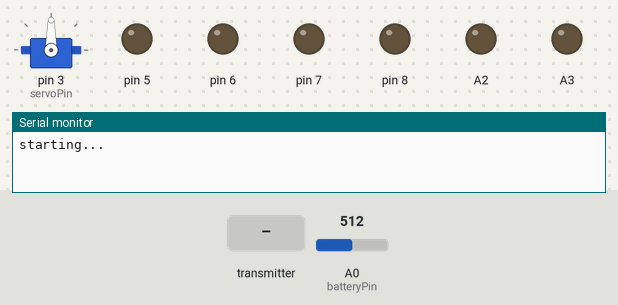
Bench run of a sketch on a simulated Arduino Uno, built for the host (arithmetic inside an expression is 32-bit, double 64-bit). On the bench: servo, output pins drawn as LEDs (lit = HIGH), the last lines printed to the serial monitor. The test bench sets the inputs (shaded band); at power-on: A0 (batteryPin) = 512. No radio packets arrive unless stated.

Above: at 1.2 s.
1.3 s: the transmitter starts sending chanel1 = 0
At 1.9 s:
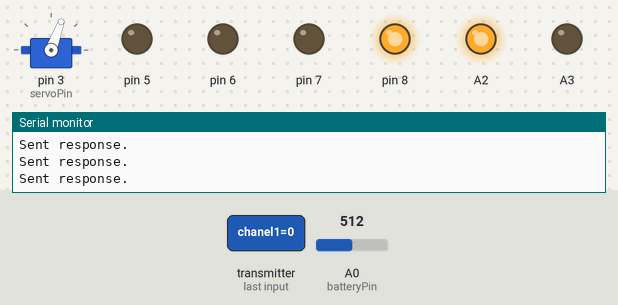
2.8 s: the transmitter starts sending chanel2 = 64
At 3.3 s:
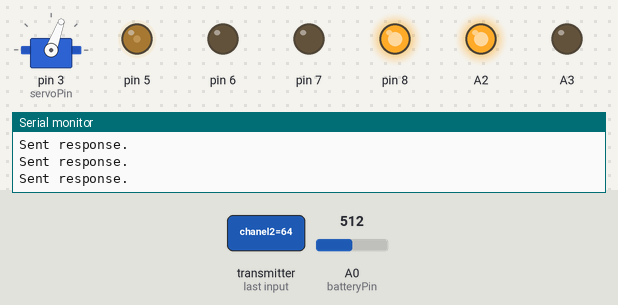
4.3 s: the transmitter starts sending button1 = 1
At 5.5 s:
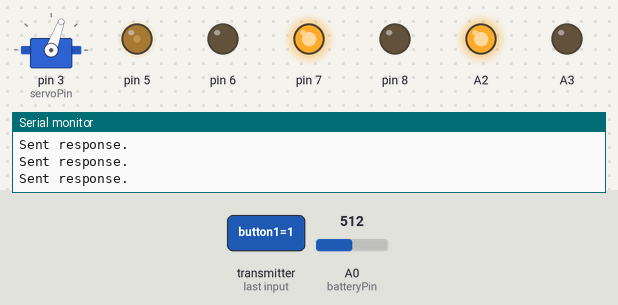
5.8 s: the transmitter starts sending button2 = 1
At 6.7 s:
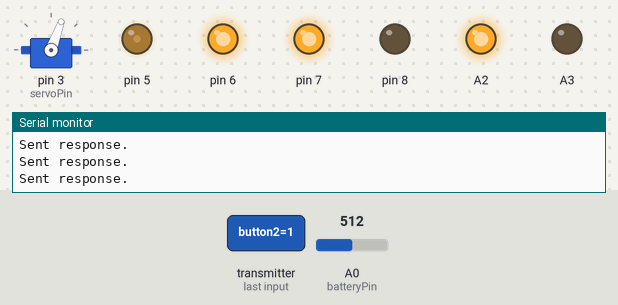
7.3 s: the transmitter starts sending chanel1 = 64
At 7.9 s:
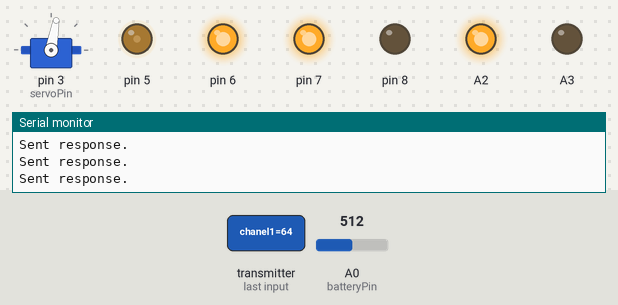
8.8 s: the transmitter starts sending chanel2 = 0
At 10.2 s:
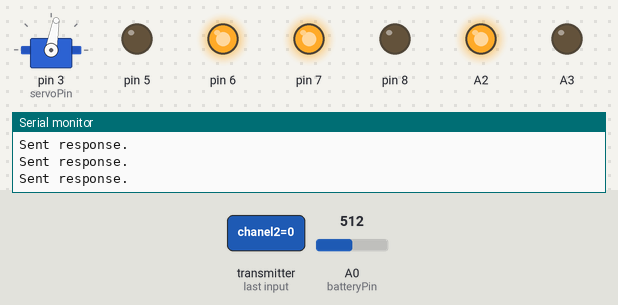
Timing chart, 0 to 11.3 s (numbered marks = the images above; inputs shaded):
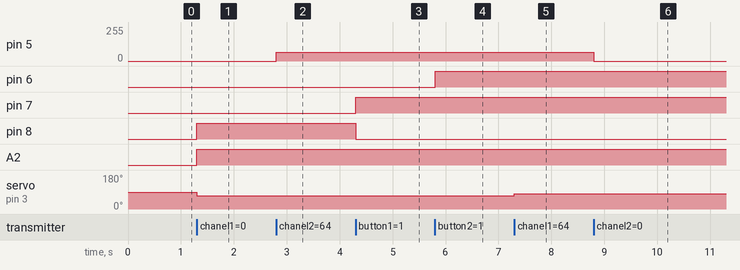

The sketch:

nrfReciver.ino
```cpp
#include <Servo.h>

#include <nRF24L01.h>
//#include <printf.h>
#include <RF24.h>
#include <RF24_config.h>

#include <SPI.h>

#include "nRF24L01.h"
#include "RF24.h"
#include "debug.h"
#include "payload.h"
#include "l293d.h"
//coment to disable debuging
#define DEBUG
// Set up nRF24L01 radio on SPI bus plus pins 9 & 10
RF24 radio(9,10);

payload p;
int battery, val;

// Radio pipe addresses for the 2 nodes to communicate.
const uint64_t pipes[2] = { 0xF0F0F0F0E1LL, 0xF0F0F0F0D2LL };

typedef enum {send,sent,recived,no_response} state_e;

state_e state=send;
unsigned long time;
String str;
#define servoPin 3
Servo myservo;  // create servo object to control a servo

L293d motor(5,7,8);
L293d pompa(6,A2,A3);

#define batteryPin A0

float voltage;
void setup()
{
	str.reserve(17);
	Serial.begin(57600);
	Serial.print(F("starting...\n"));

	radio.begin();
	radio.setRetries(15,15);
	radio.setPayloadSize(17);
	radio.openWritingPipe(pipes[1]);
	radio.openReadingPipe(1,pipes[0]);
	radio.startListening();

//#ifdef DEBUG
	radio.printDetails();
//#endif
  myservo.attach(servoPin);  // attaches the servo on pin 9 to the servo object
}


void loop()
{
	if ( radio.available() ){
		radio.read(&p,sizeof (p));
    time = millis();
    val = map(p.chanel1, 0, 255, 70, 110);     // scale it to use it with the servo (value between 0 and 180)
    myservo.attach(servoPin);
    myservo.write(val);
    motor.go(p.button1,p.chanel2);
    pompa.go(true,p.button2*255);

  battery=analogRead(batteryPin);
  voltage=2.0*5.0*battery/1023;
	str=String(p.chanel1)+" "+String(p.chanel2)+" "+String(p.button1)+" "+String(p.button2)+" "+String(voltage);
	radio.stopListening();

	radio.write( str.c_str(), 17);
	Serial.print(F("Sent response.\n\r"));

	// Now, resume listening so we catch the next packets.
	radio.startListening();
	}
 if (millis()-time>250){
  myservo.write(90);
  motor.stop();
  pompa.stop();
  myservo.detach();
 }
}
```

debug.h
```cpp
/*
 * debug.h
 *
 *  Created on: 28 cze 2015
 *      Author: lech
 */

#ifndef DEBUG_H_
#define DEBUG_H_


void debug(String s){
#ifdef DEBUG
	Serial.write(s);
#endif
}


#endif /* DEBUG_H_ */
```

l293d.h
```cpp
class L293d{
 public:
 L293d(byte enable,byte in1,byte in2){
  this->enable=enable;
  this->in1=in1;
  this->in2=in2;
  pinMode(enable,OUTPUT);
  pinMode(in1,OUTPUT);
  pinMode(in2,OUTPUT);
}
void go(bool dir, byte pwm){
  digitalWrite(in1,dir);
  digitalWrite(in2,!dir);
  analogWrite(enable,pwm);
}
void stop(){
  analogWrite(enable,0);
}
 private:
 byte enable,in1,in2;
};
```

payload.h
```cpp
/*
 * payload.h
 *
 *  Created on: 28 cze 2015
 *      Author: lech
 */

#ifndef PAYLOAD_H_
#define PAYLOAD_H_

struct payload{
	byte chanel1,chanel2;
	bool button1,button2;
};

void readInputs(payload &p){
	p.chanel1=analogRead(A0)/4;
	p.chanel2=analogRead(A1)/4;

	if(digitalRead(A2)==LOW){
		p.button1=true;
	}else p.button1=false;

	if(digitalRead(A3)==LOW){
		p.button2=true;
	}else p.button2=false;
}


#endif /* PAYLOAD_H_ */
```

Measured:
- after the input at 1.3 s, pin 8, A2: LOW → HIGH at once; servo on pin 3 (servoPin): 90° → 70° at once
- after the input at 2.8 s, pin 5: 0/255 → 64/255 at once
- after the input at 4.3 s, pin 7: LOW → HIGH at once; pin 8: HIGH → LOW at once
- after the input at 5.8 s, pin 6: LOW → HIGH at once
- after the input at 7.3 s, servo on pin 3 (servoPin): 70° → 80° at once
- after the input at 8.8 s, pin 5: 64/255 → 0/255 at once
